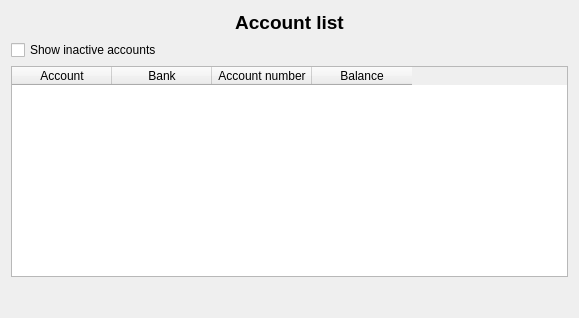
<?xml version="1.0" encoding="UTF-8"?>
<ui version="4.0">
 <class>wdgCuentas</class>
 <widget class="QWidget" name="wdgCuentas">
  <property name="geometry">
   <rect>
    <x>0</x>
    <y>0</y>
    <width>579</width>
    <height>318</height>
   </rect>
  </property>
  <layout class="QVBoxLayout" name="verticalLayout_3">
   <item>
    <layout class="QVBoxLayout" name="verticalLayout_2">
     <item>
      <layout class="QVBoxLayout" name="verticalLayout">
       <item>
        <widget class="QLabel" name="lbl">
         <property name="font">
          <font>
           <pointsize>14</pointsize>
           <weight>75</weight>
           <bold>true</bold>
          </font>
         </property>
         <property name="text">
          <string>Account list</string>
         </property>
         <property name="alignment">
          <set>Qt::AlignCenter</set>
         </property>
        </widget>
       </item>
       <item>
        <widget class="QCheckBox" name="chkInactivas">
         <property name="text">
          <string>Show inactive accounts</string>
         </property>
        </widget>
       </item>
       <item>
        <widget class="myQTableWidget" name="tblCuentas">
         <property name="contextMenuPolicy">
          <enum>Qt::CustomContextMenu</enum>
         </property>
         <property name="alternatingRowColors">
          <bool>true</bool>
         </property>
         <property name="selectionMode">
          <enum>QAbstractItemView::SingleSelection</enum>
         </property>
         <property name="selectionBehavior">
          <enum>QAbstractItemView::SelectRows</enum>
         </property>
         <property name="sortingEnabled">
          <bool>true</bool>
         </property>
         <attribute name="verticalHeaderVisible">
          <bool>false</bool>
         </attribute>
         <attribute name="verticalHeaderCascadingSectionResizes">
          <bool>false</bool>
         </attribute>
         <column>
          <property name="text">
           <string>Account</string>
          </property>
         </column>
         <column>
          <property name="text">
           <string>Bank</string>
          </property>
         </column>
         <column>
          <property name="text">
           <string>Account number</string>
          </property>
         </column>
         <column>
          <property name="text">
           <string>Balance</string>
          </property>
         </column>
        </widget>
       </item>
      </layout>
     </item>
     <item>
      <widget class="QWidget" name="wdgIBM" native="true"/>
     </item>
    </layout>
   </item>
   <item>
    <widget class="QLabel" name="lblTotal">
     <property name="font">
      <font>
       <pointsize>12</pointsize>
       <weight>75</weight>
       <bold>true</bold>
      </font>
     </property>
     <property name="text">
      <string/>
     </property>
     <property name="alignment">
      <set>Qt::AlignCenter</set>
     </property>
    </widget>
   </item>
  </layout>
  <action name="actionCuentaNueva">
   <property name="icon">
    <iconset resource="../images/xulpymoney.qrc">
     <normaloff>:/xulpymoney/add.png</normaloff>:/xulpymoney/add.png</iconset>
   </property>
   <property name="text">
    <string>New account</string>
   </property>
   <property name="toolTip">
    <string>New account</string>
   </property>
  </action>
  <action name="actionCuentaEstudio">
   <property name="icon">
    <iconset resource="../images/xulpymoney.qrc">
     <normaloff>:/xulpymoney/report2.png</normaloff>:/xulpymoney/report2.png</iconset>
   </property>
   <property name="text">
    <string>Account report</string>
   </property>
   <property name="toolTip">
    <string>Account report</string>
   </property>
  </action>
  <action name="actionCuentaBorrar">
   <property name="icon">
    <iconset resource="../images/xulpymoney.qrc">
     <normaloff>:/xulpymoney/list-remove.png</normaloff>:/xulpymoney/list-remove.png</iconset>
   </property>
   <property name="text">
    <string>Delete account</string>
   </property>
   <property name="toolTip">
    <string>Delete account</string>
   </property>
  </action>
  <action name="actionActiva">
   <property name="checkable">
    <bool>true</bool>
   </property>
   <property name="text">
    <string>Is it active?</string>
   </property>
   <property name="toolTip">
    <string>Is it active?</string>
   </property>
  </action>
  <action name="actionTransferencia">
   <property name="icon">
    <iconset resource="../images/xulpymoney.qrc">
     <normaloff>:/xulpymoney/transfer.png</normaloff>:/xulpymoney/transfer.png</iconset>
   </property>
   <property name="text">
    <string>Transfer between accounts</string>
   </property>
   <property name="toolTip">
    <string>Transfer between accounts</string>
   </property>
  </action>
 </widget>
 <customwidgets>
  <customwidget>
   <class>myQTableWidget</class>
   <extends>QTableWidget</extends>
   <header location="global">myqtablewidget</header>
  </customwidget>
 </customwidgets>
 <resources>
  <include location="../images/xulpymoney.qrc"/>
 </resources>
 <connections/>
</ui>
